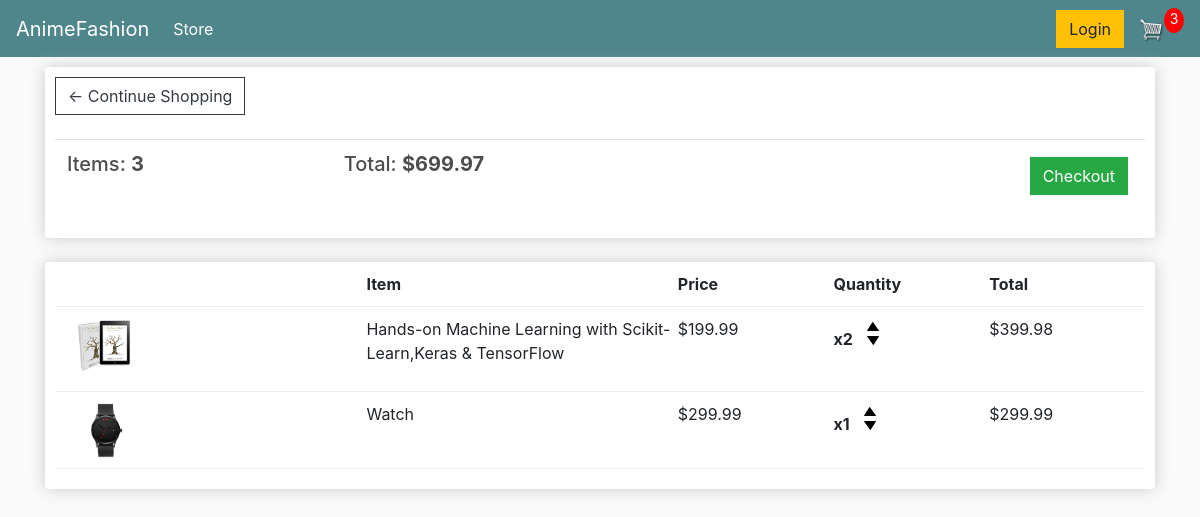
/cart/ (signed in), run on an earlier commit of the app's database.
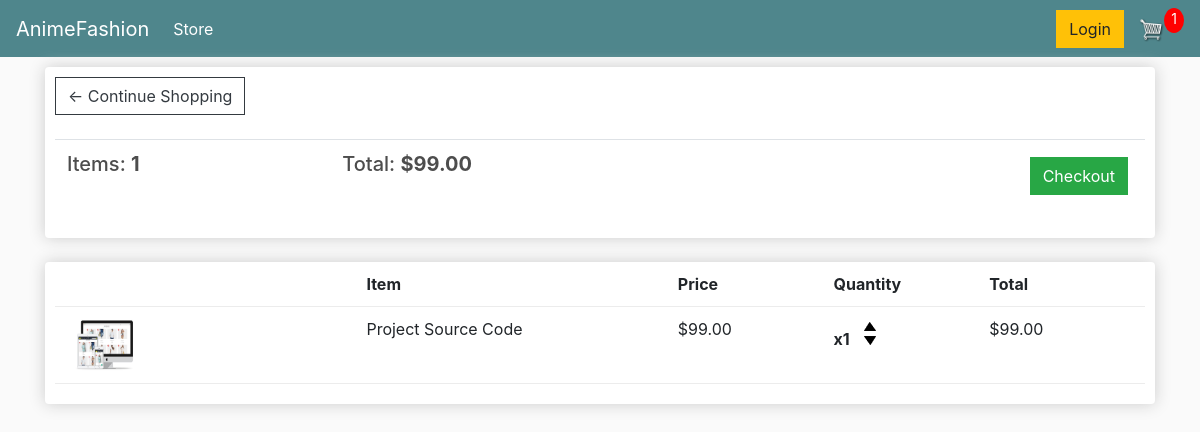
And on a later commit of the database.
### store/models.py (models this page shows, shortened)
class Order(models.Model):
    customer = models.ForeignKey(Customer, on_delete=models.SET_NULL, null=True, blank=True)
    date_ordered = models.DateTimeField(auto_now_add=True)
    complete = models.BooleanField(default=False)
    transaction_id = models.CharField(max_length=100, null=True)
    @property
    def get_cart_total(self):
        orderitems = self.orderitem_set.all()
        total = sum([item.get_total for item in orderitems])
        return total
    @property
    def get_cart_items(self):
        ordeitems = self.orderitem_set.all()
        total = sum([item.quantity for item in ordeitems])
        return total

class OrderItem(models.Model):
    product = models.ForeignKey(Prodect, on_delete=models.SET_NULL, null=True)
    order = models.ForeignKey(Order, on_delete=models.SET_NULL, null=True)
    quantity = models.IntegerField(default=0, null=True, blank=True)
    date_added = models.DateTimeField(auto_now_add=True)
    @property
    def get_total(self):
        total = self.product.price * self.quantity
        return total

class Prodect(models.Model):
    name = models.CharField(max_length=200, null=True)
    price = models.DecimalField(max_digits=7, decimal_places=2)
    digital = models.BooleanField(default=False, null=True, blank=False)
    image = models.ImageField(null=True, blank=True)
    @property
    def imageURL(self):
        try:
            url = self.image.url
        except:
            url = ''
        return url

### store/views.py (the view, shortened to what this page needs)
# urls.py: path('cart/', views.cart, name='cart'),
def cart(request):
    if request.user.is_authenticated:
        customer = request.user.customer
        order, created = Order.objects.get_or_create(customer=customer, complete=False)
        items = order.orderitem_set.all()
        cartItems = order.get_cart_items
    context = {'items': items, 'order':order, 'cartItems': cartItems}
    return render(request, 'store/cart.html', context)

### store/templates/store/cart.html
{% extends 'store/main.html' %}
{% load static %}
{% block content %}
    <link rel="stylesheet" type="text/css" href="{% static 'css/main.css' %}">
<div class="row">
    <div class="col-lg-12">
        <div class="box-element">
            <a class="btn btn-outline-dark" href="{% url 'store' %}">&#x2190; Continue Shopping</a>
            <br>
            <br>
            <table class="table">
                <tr>
                    <th><h5>Items: <strong>{{ order.get_cart_items }}</strong></h5></th>
                    <th><h5>Total: <strong>${{ order.get_cart_total|floatformat:2 }}</strong></h5></th>
                    <th>
                        <a style="float: right; margin: 5px" class="btn btn-success" href="{% url 'checkout' %}">Checkout</a>
                    </th>
                </tr>
            </table>
        </div>
        <br>
        <div class="box-element">
            <div class="cart-row">
                <div style="flex:2"></div>
                <div style="flex:2"><strong>Item</strong></div>
                <div style="flex:1"><strong>Price</strong></div>
                <div style="flex:1"><strong>Quantity</strong></div>
                <div style="flex:1"><strong> Total</strong></div>
            </div>
        {% for item in items %}
        <div class="cart-row">
                <div style="flex:2"><img class="row-image" src="{{ item.product.imageURL }}"></div>
                <div style="flex:2"><p>{{ item.product.name }}</p></div>
                <div style="flex:1"><p>${{ item.product.price|floatformat:2 }}</p></div>
                <div style="flex:1">
                    <p class="quantity">x{{ item.quantity }}</p>
						<div class="quantity">
							<img data-product="{{item.product.id}}" data-action="add" class="chg-quantity update-cart" src="{% static  'images/arrow-up.png' %}">
							<img data-product="{{item.product.id}}" data-action="remove" class="chg-quantity update-cart" src="{% static  'images/arrow-down.png' %}">
						</div>
                </div>
                <div style="flex:1">${{ item.get_total }}</div>
        </div>
        {% endfor %}
        </div><br>
    </div>
</div>
{% endblock content %}

### store/templates/store/main.html (shortened to what this page needs)
<!DOCTYPE html>
{% load static %}
<html>
    <head>
        <link rel="stylesheet" href="https://cdn.jsdelivr.net/npm/bootstrap@4.5.3/dist/css/bootstrap.min.css">
        <link rel="stylesheet" type="text/css" href="{% static 'css/main.css' %}">
    </head>
    <body>
        <nav class="navbar navbar-expand-lg navbar-dark bg-dark">
          <a class="navbar-brand" href="{% url 'store' %}">AnimeFashion</a>
          <div class="collapse navbar-collapse" id="navbarSupportedContent">
            <ul class="navbar-nav mr-auto">
              <li class="nav-item active">
                <a class="nav-link" href="{% url 'store' %}">Store <span class="sr-only">(current)</span></a>
              </li>
            </ul>
              <div class="form-inline my-2 my-lg-0">
                <a href="#"class="btn btn-warning">Login</a>
                <a href="{% url 'cart' %}">
                  <img  id="cart-icon" src="{% static 'images/cart.png' %}">
                </a>
              <p id="cart-total">{{cartItems}}</p>
              </div>
          </div>
        </nav>
        <div class="container" >
            {% block content %}
            {% endblock content %}
        </div>
    </body>
</html>

### static/css/main.css (style rules this page uses)
body { background-color: hsl(0, 0%, 98%); }
h1,h2,h3,h4,h5,h6 { color:hsl(0, 0%, 30%); }
.box-element { box-shadow:hsl(0, 0%, 80%) 0 0 16px; background-color: #fff; border-radius: 4px; padding: 10px; }
.bg-dark { background-color: #4f868c!important; }
#cart-icon { width:25px; display: inline-block; margin-left: 15px; }
#cart-total { display: block; text-align: center; color:#fff; background-color: red; width: 20px; height: 25px; border-radius: 50%; font-size: 14px; }
.col-lg-4, .col-lg-6, .col-lg-8, .col-lg-12 { margin-top: 10px; }
.btn { border-radius: 0; }
.row-image { width: 100px; }
.cart-row { display: flex; align-items: flex-stretch; padding-bottom: 10px; margin-bottom: 10px; border-bottom: 1px solid #ececec; }
.quantity { display: inline-block; font-weight: 700; padding-right:10px; }
.chg-quantity { width: 12px; cursor: pointer; display: block; margin-top: 5px; transition:.1s; }

What changed in the data, as far as the page shows it:
removed OrderItem: product.imageURL (picture), product.name "Hands-on Machine Learning with Scikit-Learn,Keras & TensorFlow", product.price "199.99", quantity "2", get_total "399.98"
removed OrderItem: product.imageURL (picture), product.name "Watch", product.price "299.99", quantity "1", get_total "299.99"
computed for Order: get_cart_items "3" → "1"; get_cart_total "699.97" → "99.00"
added OrderItem: product.imageURL (picture), product.name "Project Source Code", product.price "99.00", quantity "1", get_total "99.00"
Also different on the page:
{{ cartItems }}: "3" → "1"
